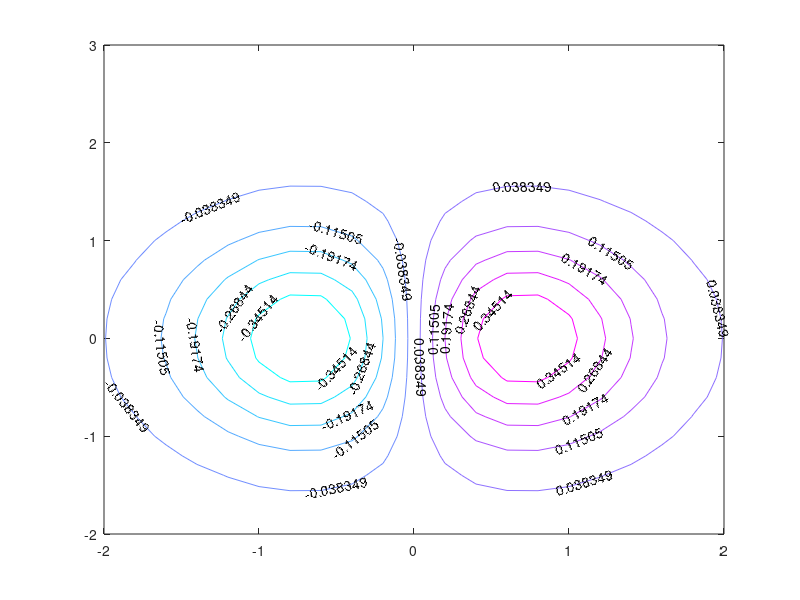

MATLAB code to generate this figure:
[X,Y] = meshgrid(-2:.2:2,-2:.2:3);

Z = X.*exp(-X.^2-Y.^2);

[C,h] = contour(X,Y,Z);

set(h,'ShowText','on','TextStep',get(h,'LevelStep')*1)

colormap cool
